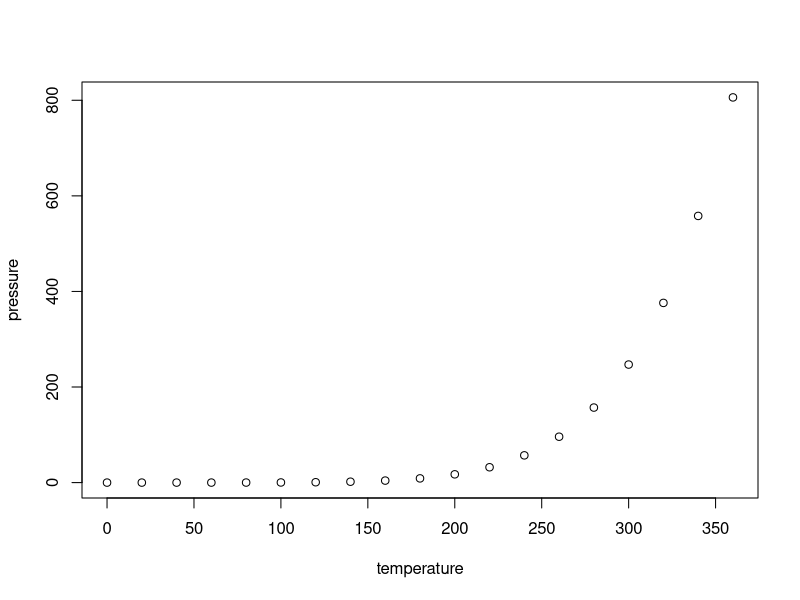
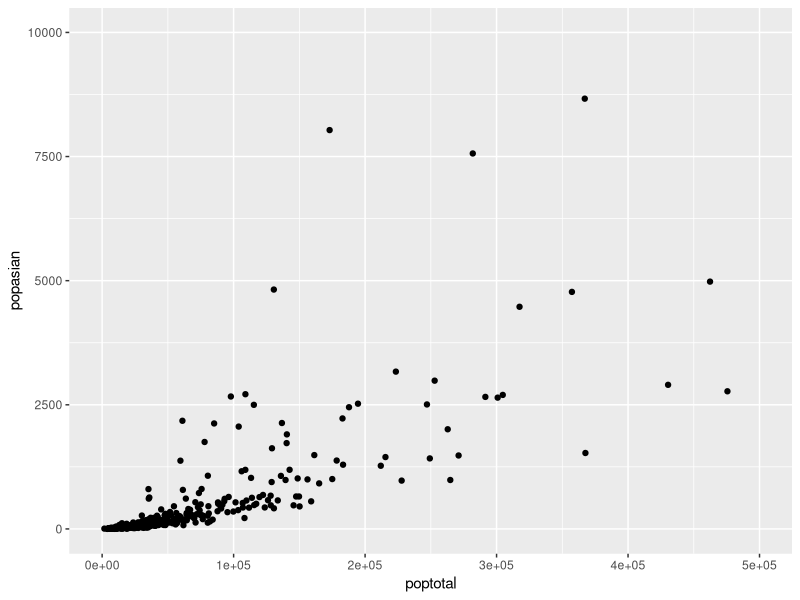

These figures' R source, in order:
## ---- chunk 1
summary(cars)
## ---- chunk 2
plot(pressure)
## ---- chunk 3
library(ggplot2)
library(dplyr)

midwest = as.data.frame(ggplot2::midwest)
ggplot(data = midwest, aes( x = poptotal, y = popasian )) +
  geom_point() +
  xlim(0, 500000) +
  ylim(0, 10000)

